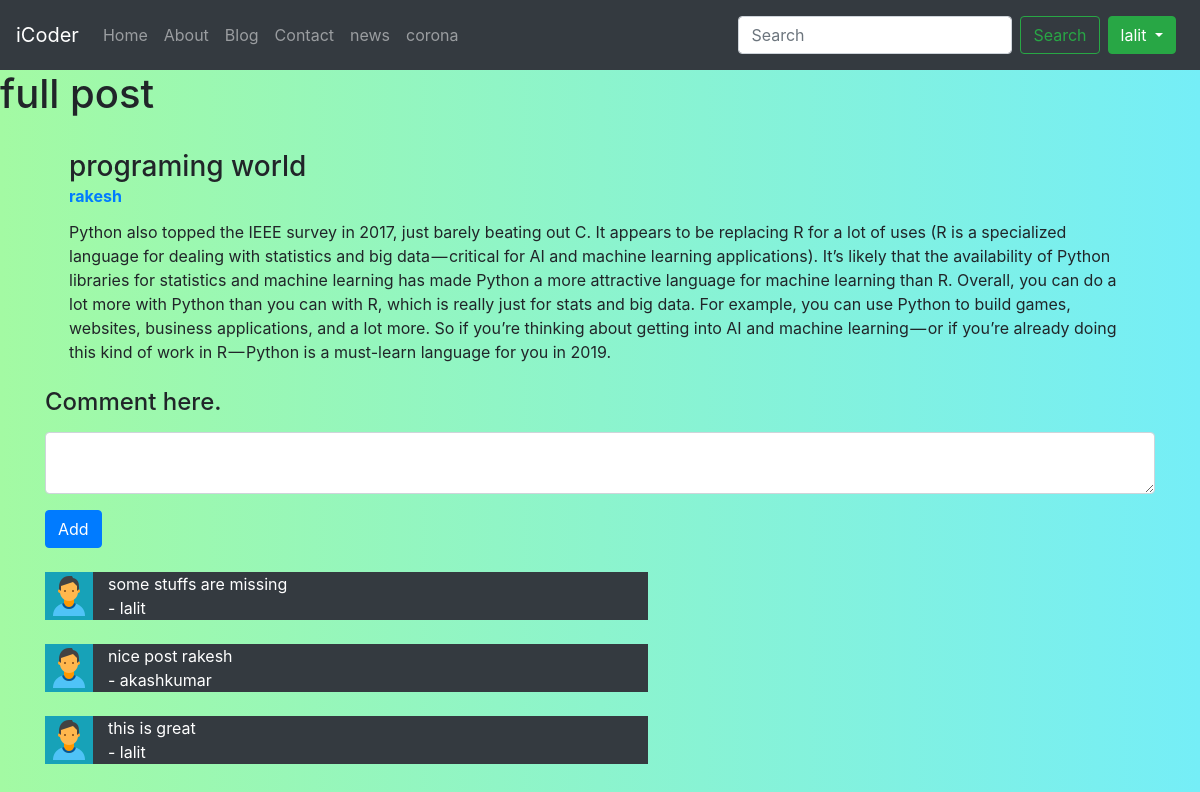
The page /blog/programming-post (signed in) on the database its author committed.
### blog/models.py (models this page shows, shortened)
class Post(models.Model):
    sno = models.AutoField(primary_key=True)
    title = models.CharField(max_length=255)
    content = models.TextField()
    author = models.CharField(max_length=13)
    slug=models.CharField(max_length=130)
    timeStamp = models.DateTimeField(blank=True)

class BlogComment(models.Model):
    sno=models.AutoField(primary_key=True)
    comment=models.TextField()
    user=models.ForeignKey(User,on_delete=models.CASCADE)
    post=models.ForeignKey(Post,on_delete=models.CASCADE)
    parent=models.ForeignKey('self',on_delete=models.CASCADE,null=True)
    timestamp=models.DateTimeField(default=now)

### blog/views.py (the view)
# urls.py: path('<str:slug>',views.fullpost,name="fullpost"),
def fullpost(request,slug):
    post=Post.objects.filter(slug=slug)
    comments=reversed(BlogComment.objects.filter(post__in=post))
    context={'post':post,'comments':comments}
    return render(request,'blog/fullpost.html',context)

### templates/blog/fullpost.html (shortened to what this page needs)
{% extends 'base.html' %}
{% block body %}
<h1>full post</h1>
{% for post in post %}
<div class="container bg-grey">
  <div class="col p-4 d-flex flex-column position-static">
    <h3 class="mb-0">{{post.title}}</h3>
    <strong class="d-inline-block mb-2 text-primary">{{post.author}}</strong>
    <p class="card-text mb-auto">{{post.content}}</p>
  </div>
</div>
{% if user.is_authenticated %}
<div class="container">
  <form action="/blog/postComment" method="POST">
    <div class="form-group">
      <label for="exampleFormControlTextarea1">
        <h4>Comment here.</h4>
      </label>
      <textarea class="form-control" id="exampleFormControlTextarea1" rows="2" name="comment"></textarea>
    </div>
    <button type="submit" class="btn btn-primary">Add</button>
  </form>
</div>
{% for i in comments %}
<div class="container my-4">
  <div class="row my-2 mx-auto">
    <div class="col-md-0 bg-info"><img src="/static/admin.png"></div>
    <div class="col-md-6 text-white bg-dark">{{i.comment}} <br>- {{i.user.username}}</div>
  </div>
</div>
{% endfor %}
{% else %}
<p>please Login to Post and view Comments</p>
{% endif %}
{% endfor %}
{% endblock body %}

### templates/base.html (shortened to what this page needs)
<!doctype html>
<html lang="en">
  <head>
    <link rel="stylesheet" href="https://stackpath.bootstrapcdn.com/bootstrap/4.4.1/css/bootstrap.min.css">
  </head>
  <body>
  <nav class="navbar navbar-expand-lg navbar-dark bg-dark">
  <a class="navbar-brand" href="/">iCoder</a>
  <div class="collapse navbar-collapse" id="navbarSupportedContent">
    <ul class="navbar-nav mr-auto">
      <li class="nav-item {% block homeactive %} {% endblock homeactive %}">
        <a class="nav-link" href="/">Home <span class="sr-only">(current)</span></a>
      </li>
      <li class="nav-item {% block aboutactive %} {% endblock aboutactive %}">
        <a class="nav-link" href="/about">About</a>
      </li>
      <li class="nav-item {% block blogactive %} {% endblock blogactive %}">
        <a class="nav-link" href="/blog">Blog</a>
      </li>
      <li class="nav-item {% block contactactive %} {% endblock contactactive %}">
        <a class="nav-link" href="/contact">Contact</a>
      </li>
      <li class="nav-item {% block newsactive %} {% endblock newsactive %}">
        <a class="nav-link" href="/news">news</a>
      </li>
      <li class="nav-item {% block coronaactive %} {% endblock coronaactive %}">
        <a class="nav-link" href="/corona">corona</a>
      </li>
    </ul>
    <form method="get" action="/search" class="form-inline my-2 my-lg-0">
      <input class="form-control mr-sm-2" type="search" placeholder="Search" aria-label="Search" name="query" id="search">
      <button class="btn btn-outline-success my-2 my-sm-0" type="submit">Search</button>
    </form>
{% if user.is_authenticated  %}
<div class="btn-group my-2 my-lg-2 mx-2">
  <button type="button" class="btn btn-success dropdown-toggle" data-toggle="dropdown" aria-haspopup="true" aria-expanded="false">
    {{request.user}}
  </button>
{% endif %}
  </div>
</nav>
    {% block body %}
    {% endblock body %}
  </body>
</html>

### templates/blog/fullpost.html (style rules this page uses)
body { background: linear-gradient(to left, rgb(117, 238, 247), rgb(163, 250, 163)); }

### rows shown on the page
Post: title "programing world", author "rakesh", content "Python also topped the IEEE survey in 2017, just barely beating out C. It appears to be replacing R for a lot of uses (R is a specialized language for dealing with statistics and big data — critical for AI and machine learning applications). It’s likely that the availability of Python libraries for statistics and machine learning has made Python a more attractive language for machine learning than R. Overall, you can do a lot more with Python than you can with R, which is really just for stats and big data. For example, you can use Python to build games, websites, business applications, and a lot more. So if you’re thinking about getting into AI and machine learning — or if you’re already…"
BlogComment: comment "some stuffs are missing", user.username "lalit"
BlogComment: comment "nice post rakesh", user.username "akashkumar"
BlogComment: comment "this is great", user.username "lalit"

### other values the page prints
{{ request.user }} "lalit"
